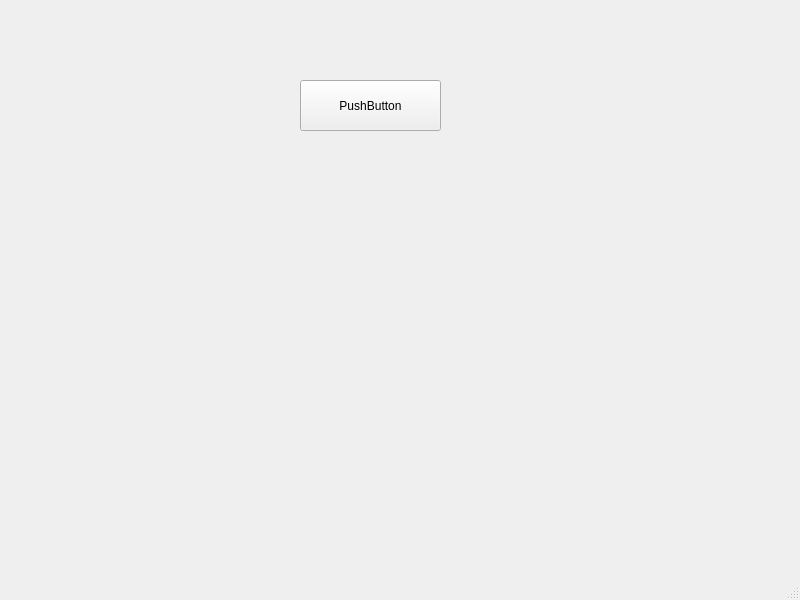
<?xml version="1.0" encoding="UTF-8"?>
<ui version="4.0">
 <class>MainWindow</class>
 <widget class="QMainWindow" name="MainWindow">
  <property name="geometry">
   <rect>
    <x>0</x>
    <y>0</y>
    <width>800</width>
    <height>600</height>
   </rect>
  </property>
  <property name="windowTitle">
   <string>MainWindow</string>
  </property>
  <widget class="QWidget" name="centralwidget">
   <widget class="QPushButton" name="pushButton">
    <property name="geometry">
     <rect>
      <x>300</x>
      <y>80</y>
      <width>141</width>
      <height>51</height>
     </rect>
    </property>
    <property name="text">
     <string>PushButton</string>
    </property>
    <property name="icon">
     <iconset resource="resources.qrc">
      <normaloff>:/icons/dog.png</normaloff>:/icons/dog.png</iconset>
    </property>
   </widget>
  </widget>
  <widget class="QMenuBar" name="menubar">
   <property name="geometry">
    <rect>
     <x>0</x>
     <y>0</y>
     <width>800</width>
     <height>21</height>
    </rect>
   </property>
  </widget>
  <widget class="QStatusBar" name="statusbar"/>
 </widget>
 <resources>
  <include location="resources.qrc"/>
 </resources>
 <connections/>
</ui>
